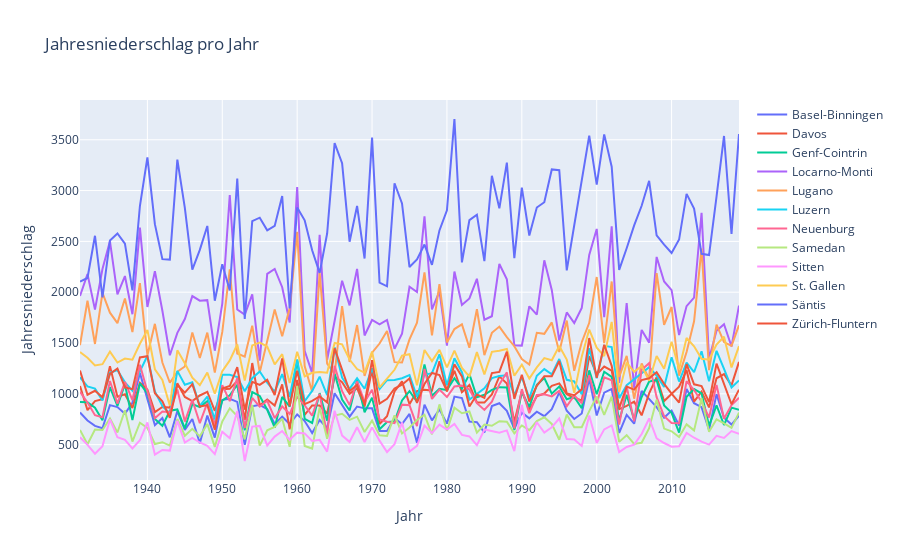

The notebook cell saved with this chart:
### Code cell
df_jahresniederschlag = pd.read_csv('Jahresniederschlag.csv')
fig = plot(df_jahresniederschlag)
fig.show()
